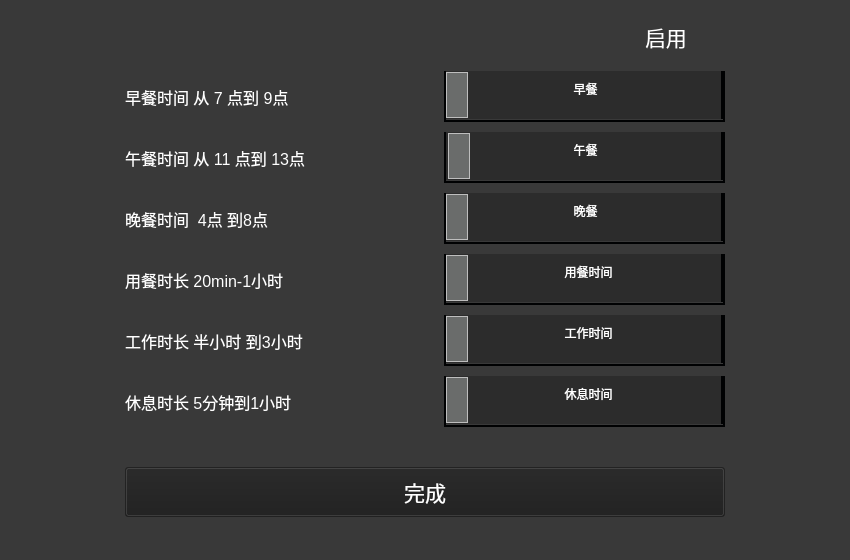
<?xml version="1.0" encoding="UTF-8"?>
<ui version="4.0">
 <class>Option</class>
 <widget class="QWidget" name="Option">
  <property name="geometry">
   <rect>
    <x>0</x>
    <y>0</y>
    <width>850</width>
    <height>560</height>
   </rect>
  </property>
  <property name="windowTitle">
   <string>Form</string>
  </property>
  <property name="styleSheet">
   <string notr="true">background-color: rgba(29, 29, 29, 0.5);</string>
  </property>
  <layout class="QGridLayout" name="gridLayout">
   <property name="leftMargin">
    <number>0</number>
   </property>
   <property name="topMargin">
    <number>0</number>
   </property>
   <property name="rightMargin">
    <number>0</number>
   </property>
   <property name="bottomMargin">
    <number>0</number>
   </property>
   <property name="spacing">
    <number>0</number>
   </property>
   <item row="0" column="0">
    <widget class="QWidget" name="widget_5" native="true">
     <property name="maximumSize">
      <size>
       <width>16777215</width>
       <height>16777215</height>
      </size>
     </property>
     <property name="styleSheet">
      <string notr="true">color: rgb(255, 255, 255);</string>
     </property>
     <layout class="QGridLayout" name="gridLayout_5">
      <item row="1" column="1">
       <widget class="QWidget" name="widget" native="true">
        <property name="font">
         <font>
          <pointsize>9</pointsize>
         </font>
        </property>
        <property name="styleSheet">
         <string notr="true">background-color: rgba(255, 255, 255,0);</string>
        </property>
        <layout class="QGridLayout" name="gridLayout_2">
         <property name="leftMargin">
          <number>0</number>
         </property>
         <property name="topMargin">
          <number>0</number>
         </property>
         <property name="rightMargin">
          <number>0</number>
         </property>
         <property name="bottomMargin">
          <number>0</number>
         </property>
         <property name="horizontalSpacing">
          <number>0</number>
         </property>
         <property name="verticalSpacing">
          <number>10</number>
         </property>
         <item row="5" column="0">
          <widget class="QLabel" name="label_2">
           <property name="font">
            <font>
             <pointsize>12</pointsize>
            </font>
           </property>
           <property name="styleSheet">
            <string notr="true">background-color: rgba(255, 255, 255,0);
color: rgb(255, 255, 255);</string>
           </property>
           <property name="text">
            <string>休息时长 5分钟到1小时</string>
           </property>
          </widget>
         </item>
         <item row="2" column="0">
          <widget class="QLabel" name="label_10">
           <property name="font">
            <font>
             <pointsize>12</pointsize>
            </font>
           </property>
           <property name="styleSheet">
            <string notr="true">background-color: rgba(255, 255, 255,0);
color: rgb(255, 255, 255);</string>
           </property>
           <property name="text">
            <string>晚餐时间  4点 到8点</string>
           </property>
          </widget>
         </item>
         <item row="3" column="1">
          <widget class="QWidget" name="widget_7" native="true">
           <property name="minimumSize">
            <size>
             <width>281</width>
             <height>51</height>
            </size>
           </property>
           <property name="maximumSize">
            <size>
             <width>281</width>
             <height>51</height>
            </size>
           </property>
           <property name="styleSheet">
            <string notr="true">border: 2px solid rgb(0, 1, 2);</string>
           </property>
           <widget class="QSlider" name="mealTimeSlider">
            <property name="geometry">
             <rect>
              <x>0</x>
              <y>0</y>
              <width>279</width>
              <height>48</height>
             </rect>
            </property>
            <property name="minimumSize">
             <size>
              <width>279</width>
              <height>48</height>
             </size>
            </property>
            <property name="maximumSize">
             <size>
              <width>279</width>
              <height>48</height>
             </size>
            </property>
            <property name="styleSheet">
             <string notr="true">QSlider::groove:horizontal {
    height: 48px;                   /* 设置轨道的高度 */
    margin: 0px 0px;                 /* 设置轨道的外边距 */
  background-color:  rgb(44, 44, 44);     /* 设置轨道的背景颜色 */
}
QSlider::handle:horizontal {
    /* 滑块样式 */
    width: 20px;                   /* 设置滑块的宽度 */
    height: 40px;                  /* 设置滑块的高度 */
    background-color: rgb(106, 108, 107);     /* 设置滑块的背景颜色 */
    margin: 46px 0px;               /* 设置滑块的垂直居中 */	
	border: 1px solid rgb(190, 190, 190);
}</string>
            </property>
            <property name="minimum">
             <number>1200</number>
            </property>
            <property name="maximum">
             <number>3600</number>
            </property>
            <property name="singleStep">
             <number>60</number>
            </property>
            <property name="pageStep">
             <number>600</number>
            </property>
            <property name="value">
             <number>1200</number>
            </property>
            <property name="sliderPosition">
             <number>1200</number>
            </property>
            <property name="orientation">
             <enum>Qt::Horizontal</enum>
            </property>
            <property name="invertedAppearance">
             <bool>false</bool>
            </property>
            <property name="invertedControls">
             <bool>false</bool>
            </property>
            <property name="tickPosition">
             <enum>QSlider::NoTicks</enum>
            </property>
           </widget>
           <widget class="QLabel" name="mealTimeLabel">
            <property name="geometry">
             <rect>
              <x>64</x>
              <y>10</y>
              <width>161</width>
              <height>15</height>
             </rect>
            </property>
            <property name="sizePolicy">
             <sizepolicy hsizetype="Preferred" vsizetype="Preferred">
              <horstretch>0</horstretch>
              <verstretch>0</verstretch>
             </sizepolicy>
            </property>
            <property name="minimumSize">
             <size>
              <width>0</width>
              <height>15</height>
             </size>
            </property>
            <property name="maximumSize">
             <size>
              <width>16777215</width>
              <height>15</height>
             </size>
            </property>
            <property name="styleSheet">
             <string notr="true">color: rgb(255, 255, 255);
background-color: rgba(255, 255, 255,0);
border:0;</string>
            </property>
            <property name="text">
             <string>用餐时间</string>
            </property>
            <property name="alignment">
             <set>Qt::AlignCenter</set>
            </property>
           </widget>
          </widget>
         </item>
         <item row="2" column="1">
          <widget class="QWidget" name="widget_6" native="true">
           <property name="minimumSize">
            <size>
             <width>281</width>
             <height>51</height>
            </size>
           </property>
           <property name="maximumSize">
            <size>
             <width>281</width>
             <height>51</height>
            </size>
           </property>
           <property name="styleSheet">
            <string notr="true">border: 2px solid rgb(0, 1, 2);</string>
           </property>
           <widget class="QSlider" name="dinnerSlider">
            <property name="geometry">
             <rect>
              <x>0</x>
              <y>0</y>
              <width>279</width>
              <height>48</height>
             </rect>
            </property>
            <property name="minimumSize">
             <size>
              <width>279</width>
              <height>48</height>
             </size>
            </property>
            <property name="maximumSize">
             <size>
              <width>279</width>
              <height>48</height>
             </size>
            </property>
            <property name="styleSheet">
             <string notr="true">QSlider::groove:horizontal {
    height: 48px;                   /* 设置轨道的高度 */
    margin: 0px 0px;                 /* 设置轨道的外边距 */
  background-color:  rgb(44, 44, 44);     /* 设置轨道的背景颜色 */
}
QSlider::handle:horizontal {
    /* 滑块样式 */
    width: 20px;                   /* 设置滑块的宽度 */
    height: 40px;                  /* 设置滑块的高度 */
    background-color: rgb(106, 108, 107);     /* 设置滑块的背景颜色 */
    margin: 46px 0px;               /* 设置滑块的垂直居中 */	
	border: 1px solid rgb(190, 190, 190);
}</string>
            </property>
            <property name="minimum">
             <number>57600</number>
            </property>
            <property name="maximum">
             <number>72000</number>
            </property>
            <property name="singleStep">
             <number>60</number>
            </property>
            <property name="pageStep">
             <number>600</number>
            </property>
            <property name="sliderPosition">
             <number>57600</number>
            </property>
            <property name="orientation">
             <enum>Qt::Horizontal</enum>
            </property>
            <property name="invertedAppearance">
             <bool>false</bool>
            </property>
            <property name="invertedControls">
             <bool>false</bool>
            </property>
            <property name="tickPosition">
             <enum>QSlider::NoTicks</enum>
            </property>
           </widget>
           <widget class="QLabel" name="dinnerLabel">
            <property name="geometry">
             <rect>
              <x>61</x>
              <y>10</y>
              <width>161</width>
              <height>15</height>
             </rect>
            </property>
            <property name="minimumSize">
             <size>
              <width>0</width>
              <height>15</height>
             </size>
            </property>
            <property name="maximumSize">
             <size>
              <width>16777215</width>
              <height>15</height>
             </size>
            </property>
            <property name="styleSheet">
             <string notr="true">color: rgb(255, 255, 255);
background-color: rgba(255, 255, 255,0);
border:0;</string>
            </property>
            <property name="text">
             <string>晚餐</string>
            </property>
            <property name="alignment">
             <set>Qt::AlignCenter</set>
            </property>
           </widget>
          </widget>
         </item>
         <item row="5" column="1">
          <widget class="QWidget" name="widget_9" native="true">
           <property name="minimumSize">
            <size>
             <width>281</width>
             <height>51</height>
            </size>
           </property>
           <property name="maximumSize">
            <size>
             <width>281</width>
             <height>51</height>
            </size>
           </property>
           <property name="styleSheet">
            <string notr="true">border: 2px solid rgb(0, 1, 2);</string>
           </property>
           <widget class="QSlider" name="breakTimeSlider">
            <property name="geometry">
             <rect>
              <x>0</x>
              <y>0</y>
              <width>279</width>
              <height>48</height>
             </rect>
            </property>
            <property name="minimumSize">
             <size>
              <width>279</width>
              <height>48</height>
             </size>
            </property>
            <property name="maximumSize">
             <size>
              <width>279</width>
              <height>48</height>
             </size>
            </property>
            <property name="styleSheet">
             <string notr="true">QSlider::groove:horizontal {
    height: 48px;                   /* 设置轨道的高度 */
    margin: 0px 0px;                 /* 设置轨道的外边距 */
  background-color:  rgb(44, 44, 44);     /* 设置轨道的背景颜色 */
}
QSlider::handle:horizontal {
    /* 滑块样式 */
    width: 20px;                   /* 设置滑块的宽度 */
    height: 40px;                  /* 设置滑块的高度 */
    background-color: rgb(106, 108, 107);     /* 设置滑块的背景颜色 */
    margin: 46px 0px;               /* 设置滑块的垂直居中 */	
	border: 1px solid rgb(190, 190, 190);
}</string>
            </property>
            <property name="minimum">
             <number>300</number>
            </property>
            <property name="maximum">
             <number>3600</number>
            </property>
            <property name="singleStep">
             <number>60</number>
            </property>
            <property name="pageStep">
             <number>600</number>
            </property>
            <property name="value">
             <number>300</number>
            </property>
            <property name="sliderPosition">
             <number>300</number>
            </property>
            <property name="orientation">
             <enum>Qt::Horizontal</enum>
            </property>
            <property name="invertedAppearance">
             <bool>false</bool>
            </property>
            <property name="invertedControls">
             <bool>false</bool>
            </property>
            <property name="tickPosition">
             <enum>QSlider::NoTicks</enum>
            </property>
           </widget>
           <widget class="QLabel" name="breakTimeLabel">
            <property name="geometry">
             <rect>
              <x>64</x>
              <y>10</y>
              <width>161</width>
              <height>15</height>
             </rect>
            </property>
            <property name="minimumSize">
             <size>
              <width>0</width>
              <height>15</height>
             </size>
            </property>
            <property name="maximumSize">
             <size>
              <width>16777215</width>
              <height>15</height>
             </size>
            </property>
            <property name="styleSheet">
             <string notr="true">color: rgb(255, 255, 255);
background-color: rgba(255, 255, 255,0);
border:0;</string>
            </property>
            <property name="text">
             <string>休息时间</string>
            </property>
            <property name="alignment">
             <set>Qt::AlignCenter</set>
            </property>
           </widget>
          </widget>
         </item>
         <item row="0" column="1">
          <widget class="QWidget" name="widget_2" native="true">
           <property name="minimumSize">
            <size>
             <width>281</width>
             <height>51</height>
            </size>
           </property>
           <property name="maximumSize">
            <size>
             <width>281</width>
             <height>51</height>
            </size>
           </property>
           <property name="styleSheet">
            <string notr="true">border: 2px solid rgb(0, 1, 2);</string>
           </property>
           <widget class="QSlider" name="breakfastSlider">
            <property name="geometry">
             <rect>
              <x>0</x>
              <y>0</y>
              <width>279</width>
              <height>48</height>
             </rect>
            </property>
            <property name="minimumSize">
             <size>
              <width>279</width>
              <height>48</height>
             </size>
            </property>
            <property name="maximumSize">
             <size>
              <width>279</width>
              <height>48</height>
             </size>
            </property>
            <property name="font">
             <font>
              <pointsize>9</pointsize>
             </font>
            </property>
            <property name="styleSheet">
             <string notr="true">QSlider::groove:horizontal {
    height: 48px;                   /* 设置轨道的高度 */
    margin: 0px 0px;                 /* 设置轨道的外边距 */
  background-color:  rgb(44, 44, 44);     /* 设置轨道的背景颜色 */
}
QSlider::handle:horizontal {
    /* 滑块样式 */
    width: 20px;                   /* 设置滑块的宽度 */
    height: 40px;                  /* 设置滑块的高度 */
    background-color: rgb(106, 108, 107);     /* 设置滑块的背景颜色 */
    margin: 46px 0px;               /* 设置滑块的垂直居中 */	
	border: 1px solid rgb(190, 190, 190);
}</string>
            </property>
            <property name="minimum">
             <number>25200</number>
            </property>
            <property name="maximum">
             <number>32400</number>
            </property>
            <property name="singleStep">
             <number>60</number>
            </property>
            <property name="pageStep">
             <number>600</number>
            </property>
            <property name="sliderPosition">
             <number>25200</number>
            </property>
            <property name="orientation">
             <enum>Qt::Horizontal</enum>
            </property>
            <property name="invertedAppearance">
             <bool>false</bool>
            </property>
            <property name="invertedControls">
             <bool>false</bool>
            </property>
            <property name="tickPosition">
             <enum>QSlider::NoTicks</enum>
            </property>
           </widget>
           <widget class="QLabel" name="breakfastLabel">
            <property name="geometry">
             <rect>
              <x>96</x>
              <y>10</y>
              <width>91</width>
              <height>15</height>
             </rect>
            </property>
            <property name="minimumSize">
             <size>
              <width>0</width>
              <height>15</height>
             </size>
            </property>
            <property name="maximumSize">
             <size>
              <width>16777215</width>
              <height>15</height>
             </size>
            </property>
            <property name="styleSheet">
             <string notr="true">color: rgb(255, 255, 255);
background-color: rgba(255, 255, 255,0);
border:0;</string>
            </property>
            <property name="text">
             <string>早餐</string>
            </property>
            <property name="alignment">
             <set>Qt::AlignCenter</set>
            </property>
           </widget>
          </widget>
         </item>
         <item row="4" column="1">
          <widget class="QWidget" name="widget_8" native="true">
           <property name="minimumSize">
            <size>
             <width>281</width>
             <height>51</height>
            </size>
           </property>
           <property name="maximumSize">
            <size>
             <width>281</width>
             <height>51</height>
            </size>
           </property>
           <property name="styleSheet">
            <string notr="true">border: 2px solid rgb(0, 1, 2);</string>
           </property>
           <widget class="QSlider" name="workTimeSlider">
            <property name="geometry">
             <rect>
              <x>0</x>
              <y>0</y>
              <width>279</width>
              <height>48</height>
             </rect>
            </property>
            <property name="minimumSize">
             <size>
              <width>279</width>
              <height>48</height>
             </size>
            </property>
            <property name="maximumSize">
             <size>
              <width>279</width>
              <height>48</height>
             </size>
            </property>
            <property name="styleSheet">
             <string notr="true">QSlider::groove:horizontal {
    height: 48px;                   /* 设置轨道的高度 */
    margin: 0px 0px;                 /* 设置轨道的外边距 */
  background-color:  rgb(44, 44, 44);     /* 设置轨道的背景颜色 */
}
QSlider::handle:horizontal {
    /* 滑块样式 */
    width: 20px;                   /* 设置滑块的宽度 */
    height: 40px;                  /* 设置滑块的高度 */
    background-color: rgb(106, 108, 107);     /* 设置滑块的背景颜色 */
    margin: 46px 0px;               /* 设置滑块的垂直居中 */	
	border: 1px solid rgb(190, 190, 190);
}</string>
            </property>
            <property name="minimum">
             <number>1800</number>
            </property>
            <property name="maximum">
             <number>10800</number>
            </property>
            <property name="singleStep">
             <number>30</number>
            </property>
            <property name="pageStep">
             <number>600</number>
            </property>
            <property name="value">
             <number>1800</number>
            </property>
            <property name="sliderPosition">
             <number>1800</number>
            </property>
            <property name="orientation">
             <enum>Qt::Horizontal</enum>
            </property>
            <property name="invertedAppearance">
             <bool>false</bool>
            </property>
            <property name="invertedControls">
             <bool>false</bool>
            </property>
            <property name="tickPosition">
             <enum>QSlider::NoTicks</enum>
            </property>
           </widget>
           <widget class="QLabel" name="workTimeLabel">
            <property name="geometry">
             <rect>
              <x>64</x>
              <y>10</y>
              <width>161</width>
              <height>15</height>
             </rect>
            </property>
            <property name="minimumSize">
             <size>
              <width>0</width>
              <height>15</height>
             </size>
            </property>
            <property name="maximumSize">
             <size>
              <width>16777215</width>
              <height>15</height>
             </size>
            </property>
            <property name="styleSheet">
             <string notr="true">color: rgb(255, 255, 255);
background-color: rgba(255, 255, 255,0);
border:0;</string>
            </property>
            <property name="text">
             <string>工作时间</string>
            </property>
            <property name="alignment">
             <set>Qt::AlignCenter</set>
            </property>
           </widget>
          </widget>
         </item>
         <item row="1" column="1">
          <widget class="QWidget" name="widget_3" native="true">
           <property name="minimumSize">
            <size>
             <width>281</width>
             <height>51</height>
            </size>
           </property>
           <property name="maximumSize">
            <size>
             <width>281</width>
             <height>51</height>
            </size>
           </property>
           <property name="styleSheet">
            <string notr="true">border: 2px solid rgb(0, 1, 2);</string>
           </property>
           <widget class="QSlider" name="lunchSlider">
            <property name="geometry">
             <rect>
              <x>0</x>
              <y>0</y>
              <width>279</width>
              <height>48</height>
             </rect>
            </property>
            <property name="minimumSize">
             <size>
              <width>279</width>
              <height>48</height>
             </size>
            </property>
            <property name="maximumSize">
             <size>
              <width>279</width>
              <height>48</height>
             </size>
            </property>
            <property name="styleSheet">
             <string notr="true">QSlider::groove:horizontal {
    height: 48px;                   /* 设置轨道的高度 */
    margin: 0px 0px;                 /* 设置轨道的外边距 */
  background-color:  rgb(44, 44, 44);     /* 设置轨道的背景颜色 */
}
QSlider::handle:horizontal {
    /* 滑块样式 */
    width: 20px;                   /* 设置滑块的宽度 */
    height: 40px;                  /* 设置滑块的高度 */
    background-color: rgb(106, 108, 107);     /* 设置滑块的背景颜色 */
    margin: 46px 0px;               /* 设置滑块的垂直居中 */	
	border: 1px solid rgb(190, 190, 190);
}</string>
            </property>
            <property name="minimum">
             <number>39600</number>
            </property>
            <property name="maximum">
             <number>46800</number>
            </property>
            <property name="singleStep">
             <number>60</number>
            </property>
            <property name="pageStep">
             <number>600</number>
            </property>
            <property name="value">
             <number>39652</number>
            </property>
            <property name="sliderPosition">
             <number>39652</number>
            </property>
            <property name="orientation">
             <enum>Qt::Horizontal</enum>
            </property>
            <property name="invertedAppearance">
             <bool>false</bool>
            </property>
            <property name="invertedControls">
             <bool>false</bool>
            </property>
            <property name="tickPosition">
             <enum>QSlider::NoTicks</enum>
            </property>
           </widget>
           <widget class="QLabel" name="lunchLabel">
            <property name="geometry">
             <rect>
              <x>61</x>
              <y>10</y>
              <width>161</width>
              <height>15</height>
             </rect>
            </property>
            <property name="minimumSize">
             <size>
              <width>0</width>
              <height>15</height>
             </size>
            </property>
            <property name="maximumSize">
             <size>
              <width>16777215</width>
              <height>15</height>
             </size>
            </property>
            <property name="styleSheet">
             <string notr="true">color: rgb(255, 255, 255);
background-color: rgba(255, 255, 255,0);
border:0;</string>
            </property>
            <property name="text">
             <string>午餐</string>
            </property>
            <property name="alignment">
             <set>Qt::AlignCenter</set>
            </property>
           </widget>
          </widget>
         </item>
         <item row="0" column="0">
          <widget class="QLabel" name="label_6">
           <property name="font">
            <font>
             <pointsize>12</pointsize>
            </font>
           </property>
           <property name="styleSheet">
            <string notr="true">background-color: rgba(255, 255, 255,0);
color: rgb(255, 255, 255);</string>
           </property>
           <property name="text">
            <string>早餐时间 从 7 点到 9点</string>
           </property>
          </widget>
         </item>
         <item row="4" column="0">
          <widget class="QLabel" name="label">
           <property name="font">
            <font>
             <pointsize>12</pointsize>
            </font>
           </property>
           <property name="styleSheet">
            <string notr="true">background-color: rgba(255, 255, 255,0);
color: rgb(255, 255, 255);</string>
           </property>
           <property name="text">
            <string>工作时长 半小时 到3小时</string>
           </property>
          </widget>
         </item>
         <item row="1" column="0">
          <widget class="QLabel" name="label_9">
           <property name="font">
            <font>
             <pointsize>12</pointsize>
            </font>
           </property>
           <property name="styleSheet">
            <string notr="true">background-color: rgba(255, 255, 255,0);
color: rgb(255, 255, 255);</string>
           </property>
           <property name="text">
            <string>午餐时间 从 11 点到 13点</string>
           </property>
          </widget>
         </item>
         <item row="3" column="0">
          <widget class="QLabel" name="label_11">
           <property name="font">
            <font>
             <pointsize>12</pointsize>
            </font>
           </property>
           <property name="styleSheet">
            <string notr="true">background-color: rgba(255, 255, 255,0);
color: rgb(255, 255, 255);</string>
           </property>
           <property name="text">
            <string>用餐时长 20min-1小时</string>
           </property>
          </widget>
         </item>
        </layout>
       </widget>
      </item>
      <item row="3" column="1">
       <widget class="QPushButton" name="backButton">
        <property name="minimumSize">
         <size>
          <width>600</width>
          <height>50</height>
         </size>
        </property>
        <property name="maximumSize">
         <size>
          <width>600</width>
          <height>50</height>
         </size>
        </property>
        <property name="font">
         <font>
          <pointsize>16</pointsize>
         </font>
        </property>
        <property name="styleSheet">
         <string notr="true">color: rgb(255, 255, 255);</string>
        </property>
        <property name="text">
         <string>完成</string>
        </property>
       </widget>
      </item>
      <item row="1" column="2">
       <spacer name="horizontalSpacer_2">
        <property name="orientation">
         <enum>Qt::Horizontal</enum>
        </property>
        <property name="sizeHint" stdset="0">
         <size>
          <width>104</width>
          <height>20</height>
         </size>
        </property>
       </spacer>
      </item>
      <item row="0" column="1">
       <widget class="QWidget" name="widget_4" native="true">
        <property name="styleSheet">
         <string notr="true">background-color: rgba(255, 255, 255,0);</string>
        </property>
        <layout class="QGridLayout" name="gridLayout_3">
         <item row="0" column="1">
          <widget class="QCheckBox" name="startCheckBox">
           <property name="minimumSize">
            <size>
             <width>90</width>
             <height>0</height>
            </size>
           </property>
           <property name="font">
            <font>
             <pointsize>16</pointsize>
            </font>
           </property>
           <property name="styleSheet">
            <string notr="true">background-color: rgba(255, 255, 255,0);
color: rgb(255, 255, 255);</string>
           </property>
           <property name="text">
            <string>启用</string>
           </property>
          </widget>
         </item>
         <item row="0" column="0">
          <spacer name="horizontalSpacer">
           <property name="orientation">
            <enum>Qt::Horizontal</enum>
           </property>
           <property name="sizeHint" stdset="0">
            <size>
             <width>40</width>
             <height>20</height>
            </size>
           </property>
          </spacer>
         </item>
        </layout>
       </widget>
      </item>
      <item row="2" column="1">
       <spacer name="verticalSpacer">
        <property name="orientation">
         <enum>Qt::Vertical</enum>
        </property>
        <property name="sizeHint" stdset="0">
         <size>
          <width>20</width>
          <height>40</height>
         </size>
        </property>
       </spacer>
      </item>
      <item row="4" column="1">
       <spacer name="verticalSpacer_2">
        <property name="orientation">
         <enum>Qt::Vertical</enum>
        </property>
        <property name="sizeHint" stdset="0">
         <size>
          <width>20</width>
          <height>40</height>
         </size>
        </property>
       </spacer>
      </item>
      <item row="1" column="0">
       <spacer name="horizontalSpacer_3">
        <property name="orientation">
         <enum>Qt::Horizontal</enum>
        </property>
        <property name="sizeHint" stdset="0">
         <size>
          <width>104</width>
          <height>20</height>
         </size>
        </property>
       </spacer>
      </item>
     </layout>
    </widget>
   </item>
  </layout>
 </widget>
 <resources/>
 <connections/>
</ui>
